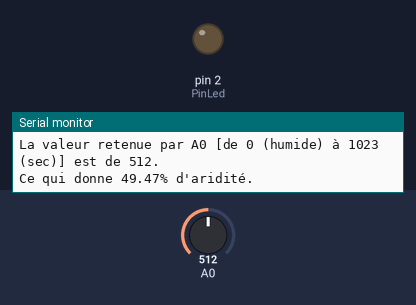
Simulated run of this sketch. Board: Arduino Uno, built with avr-gcc and run on an emulated ATmega328P. Parts: output pins drawn as LEDs (lit = HIGH), the last lines printed to the serial monitor. The test bench sets the inputs (shaded band); at power-on: A0 = 512.

Above: at 10.8 s.
10.9 s: A0 set to 527
At 21.0 s:
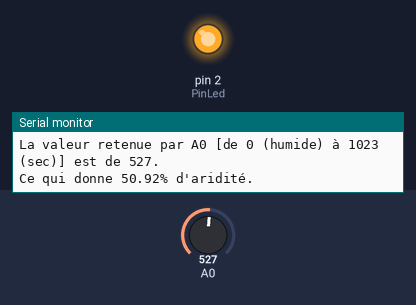
21.6 s: A0 set to 511
At 31.2 s:
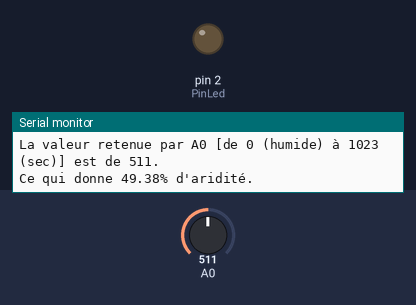
31.6 s: A0 set to 716
At 41.4 s:
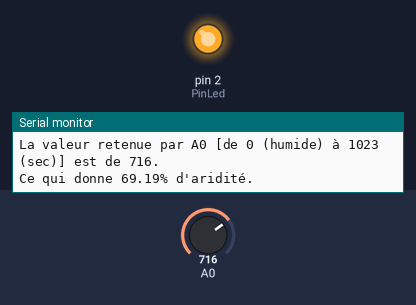
Timing chart, 0 to 42.9 s (numbered marks = the images above; inputs shaded):
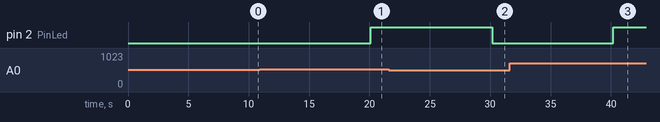

Measured:
- the behaviour switches between 517 and 518 on A0 (found by bisection; images 0 and 1)
- after the input at 10.9 s, pin 2 (PinLed): LOW → HIGH after 9.2 s
- after the input at 21.6 s, pin 2 (PinLed): HIGH → LOW after 8.6 s
- after the input at 31.6 s, pin 2 (PinLed): LOW → HIGH after 8.6 s

The sketch:

Read_Moisure_Sensor.ino
```cpp
int PinLed=2;

void setup() {
// initialize serial communication at 9600 bits per second:
Serial.begin(9600);
pinMode(PinLed,OUTPUT);
}


void loop() {
// read the input on analog pin 0:
int sensorValue = analogRead(A0);
Serial.print("La valeur retenue par A0 [de 0 (humide) à 1023 (sec)] est de ");
Serial.print(sensorValue);
Serial.println(".");
// convert 1023 to 100 (((1023x43.5)x20)/8900.1) => ne fonctionne pas, donc j'ai fait (1023-23)/10)
int a = 43.5;
int b = 20;
int c = 8900.1;
float sensorConvert = sensorValue * a;
float sensorConvert1 = sensorConvert * b;
float sensorConvert2 = sensorConvert1 / c;
Serial.print("Ce qui donne ");
Serial.print(sensorConvert2);
Serial.println("% d'aridité.");
if (sensorConvert2 > 50) {digitalWrite(PinLed,HIGH);}
else {digitalWrite(PinLed,LOW);}
delay(10000);
}

// Plus la terre sera humide, plus la valeur s’approchera de 0, plus elle sera sèche, plus la valeur s’approchera de 1023.
```
